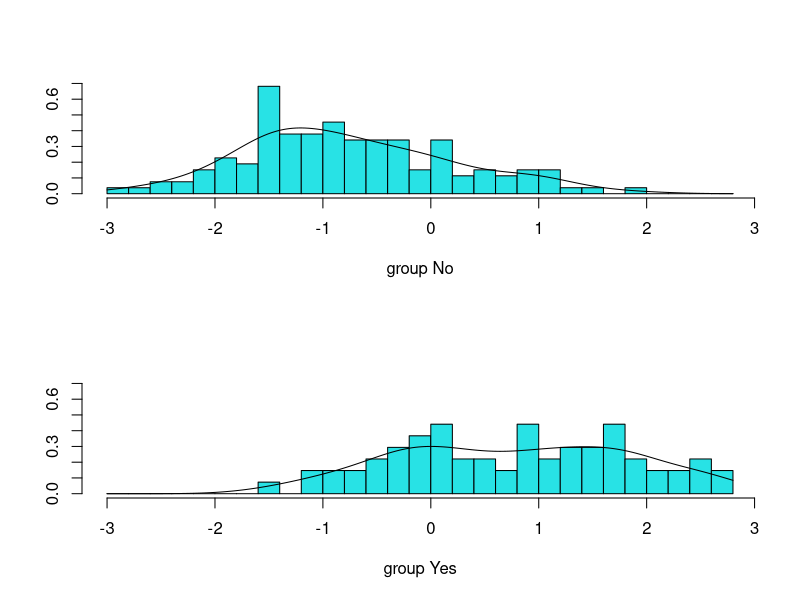

R code for this plot: (Note: this script raises an error after producing the figure.)
library(MASS)
library(nnet)
library(class)
library(rpart)
library(lattice)

#Data load
trPima <- Pima.tr;
tePima <- Pima.te;
tr2Pima <- Pima.tr2;

#Set up training and test sets
train1 <- trPima[ ,1:7]
trtp <- trPima$type
testx <- tePima[, 1:7]
testtp <- tePima$type

#Estimate LDA
(pima.lda <- lda(train1, trtp))
plot(pima.lda,type="b")
ldatrain <- predict(pima.lda,train1)
plot(density(ldapred$x[ldapred$class=="Yes"]));
lines(density(ldapred$x[ldapred$class=="No"]));

#Assess LDA performance
ldapred <- predict(pima.lda,testx);
ldacmat <- table(ldapred$class,tePima$type)
ldacmat

#Now calculate the misclassification rate and comment on its structure.
#What percentage of diabetics are classified as normal for example?

pima.qda <- qda(train1, trtp)
qdapred <- predict(pima.qda,testx)
qdacmat <- table(qdapred$class,tePima$type)
qdacmat
#Now calculate the misclassification rate – and again consider its structure.
